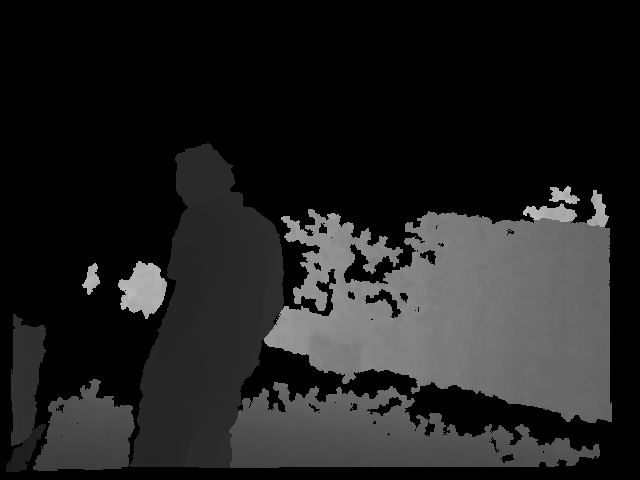
#> input picture tests/test2/depth/1341846653.598213.png, 640 x 480 px; its folder holds 2 pictures in this run
$ python main.py
#> lines starting #> are read from the running program, lines starting #| are printed output that depends on the picture; pictures that were not available may be replaced by others from this repository, and a replacement may not be noted
import os
import glob
import cv2
import numpy as np
from sklearn.cluster import KMeans

#set params
test_image_set_idx = 2
cluster_size = 10
T_reduce = 50
T_ini = 0.01
sam_dist = 3
morph_size = 11

# set camera intrinsics
fx = 544.2582548211519
fy = 546.0878823951958
cx = 326.8604521819424
cy = 236.1210149172594
k1 = 0.0369
k2 = -0.0557

#preprocessing utilities
def Depth_preprocess(raw_depth_image):
    for i in range(len(raw_depth_image)):
        raw_depth_image[i] = raw_depth_image[i].astype(np.float64) / 1000  # Convert mm to meters

def pixel2Point3D(i, j, z):
    X = (j - cx) * z / fx
    Y = (i - cy) * z / fy
    Z = z
    return [X, Y, Z]

# load images and depth maps
print(f"Loading image set index: {test_image_set_idx}")
depth_folder = f"tests/test{test_image_set_idx}/depth"
image_folder = f"tests/test{test_image_set_idx}/rgb"

depth_names = sorted(glob.glob(f"{depth_folder}/*.png"))
image_names = sorted(glob.glob(f"{image_folder}/*.png"))

dmaps = [cv2.imread(d, cv2.IMREAD_ANYDEPTH) for d in depth_names]
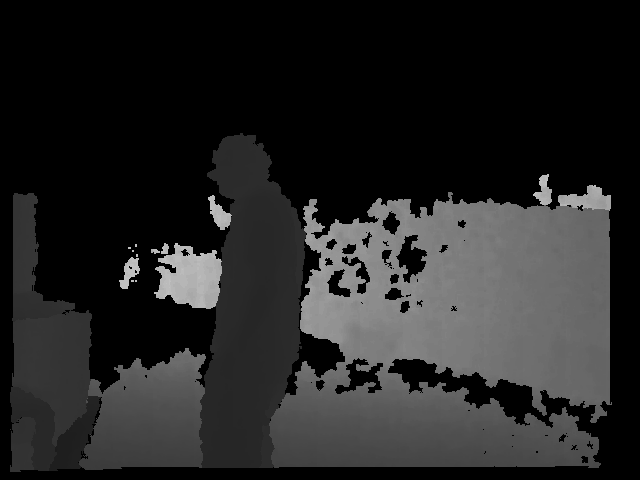
#> input picture tests/test2/depth/1341846653.866214.png, 640 x 480 px
#> dmaps = 2 items
images = [cv2.imread(i) for i in image_names]
#> images = 1 item

# morphological filtering
for i in range(2):
    k = cv2.getStructuringElement(cv2.MORPH_RECT, (morph_size, morph_size))
    dmaps[i] = cv2.morphologyEx(dmaps[i], cv2.MORPH_CLOSE, k)

Depth_preprocess(dmaps)
#> the loop in Depth_preprocess, `for i in range(len(raw_depth_image)):` made 2 passes
#> after the loop in Depth_preprocess, `for i in range(len(raw_depth_image)):`: raw_depth_image = 2 items

# undistort images
camera_matrix = np.array([[fx, 0, cx], [0, fy, cy], [0, 0, 1]])
for i, distorted_image in enumerate(images):
    images[i] = cv2.undistort(distorted_image, camera_matrix, np.array([k1, k2, 0, 0]))
#> this loop made 1 pass

# convert to 3d points
depth_points = []
depth_pixel = []
image_height, image_width, _ = images[0].shape
#> image_height = 480; image_width = 640

for i in range(image_height):
    for j in range(image_width):
        if dmaps[0][i, j] != 0:
            depth_points.append(pixel2Point3D(i, j, dmaps[0][i, j]))
            depth_pixel.append([i, j])
#> after the loop, depth_pixel = 120184 items; depth_points = 120184 items

# simple k-means clustering
kmeans = KMeans(n_clusters=cluster_size, random_state=0).fit(np.array(depth_points))
result_image = np.zeros((image_height, image_width, 3), dtype=np.uint8)
cluster_idx_image = np.full((image_height, image_width), -1)
random_colors = [np.random.randint(0, 255, 3).tolist() for _ in range(cluster_size)]

for i, point in enumerate(depth_pixel):
    color_idx = kmeans.labels_[i]
    result_image[point[0], point[1]] = random_colors[color_idx]
    cluster_idx_image[point[0], point[1]] = color_idx
#> this loop made 120184 passes
#> point on passes 1 to 3: [143, 207], [143, 208], [144, 202]
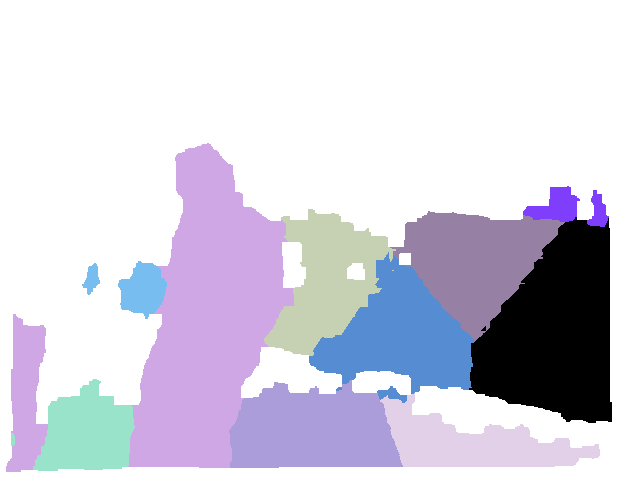
#> cluster_idx_image: shape (480, 640) int64; 11 distinct labels, from -1 to 9; one colour per label, 0 black, -1 white
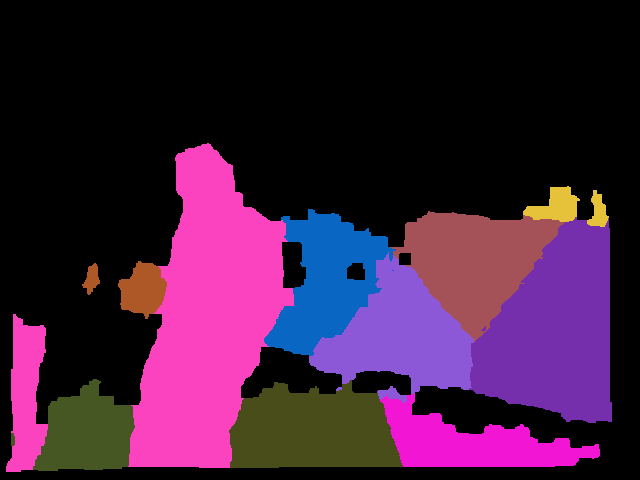
#> result_image: shape (480, 640, 3); mean of channels 0, 1, 2 59.8, 27.9, 62.2; drawn as B, G, R

# orb feature extraction
source = cv2.cvtColor(images[0], cv2.COLOR_BGR2GRAY)
#> (the run stopped early here; a loop or call above may not have finished)
